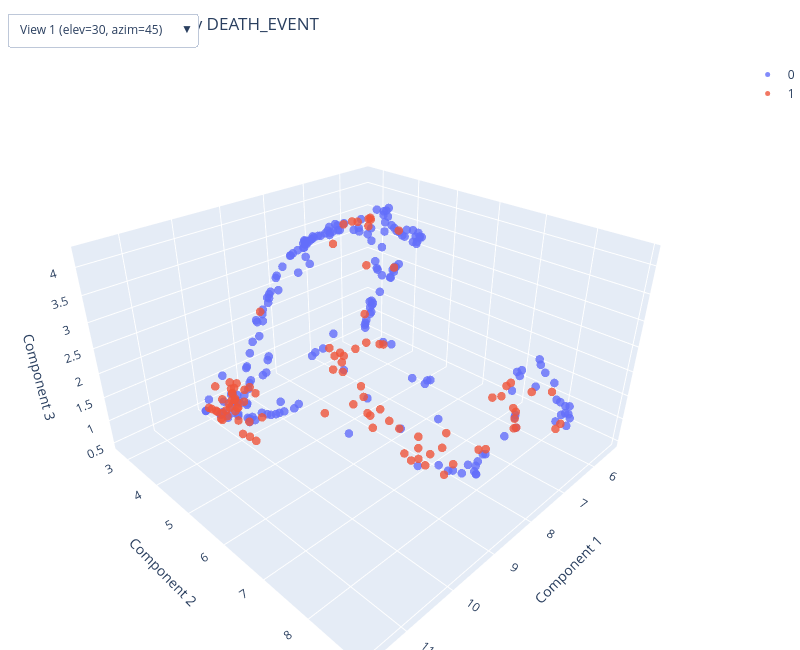

Notebook code cell kept with this figure:
### Code cell
plot_3d(X_umap, y, algorithm="UMAP", target_name=TARGET_COL)

### Figure 1 — Plotly figure (JSON) as saved in the notebook; plotly's stock layout.template omitted (floating-point values rounded to 4 significant figures; data arrays with more than 128 entries replaced by an {"elided": "..."} marker saying what was removed)
{"data": [{"hovertemplate": "<b>DEATH_EVENT</b>: 0<br>Component 1: %{x:.3f}<br>Component 2: %{y:.3f}<br>Component 3: %{z:.3f}<extra></extra>", "marker": {"color": "#636EFA", "line": {"width": 0}, "opacity": 0.8, "size": 5}, "mode": "markers", "name": "0", "type": "scatter3d", "x": {"elided": "203 float values"}, "y": {"elided": "203 float values"}, "z": {"elided": "203 float values"}}, {"hovertemplate": "<b>DEATH_EVENT</b>: 1<br>Component 1: %{x:.3f}<br>Component 2: %{y:.3f}<br>Component 3: %{z:.3f}<extra></extra>", "marker": {"color": "#EF553B", "line": {"width": 0}, "opacity": 0.8, "size": 5}, "mode": "markers", "name": "1", "type": "scatter3d", "x": [10.21, 8.483, 10.0, 8.21, 9.831, 11.13, 9.96, 9.748, 9.986, 11.44, 11.38, 9.522, 8.288, 8.477, 10.88, 10.79, 9.247, 9.859, 9.645, 10.2, 9.653, 10.47, 10.68, 10.86, 10.8, 11.62, 10.68, 10.96, 11.29, 9.359, 10.05, 11.38, 10.98, 10.65, 11.47, 10.16, 8.278, 10.65, 9.661, 8.495, 9.281, 8.773, 11.3, 8.969, 9.763, 8.321, 11.61, 10.71, 9.884, 10.97, 7.965, 10.03, 7.506, 9.743, 7.157, 9.983, 7.84, 9.996, 9.929, 10.18, 10.63, 10.03, 9.348, 10.07, 9.496, 10.1, 10.15, 11.03, 10.15, 10.91, 11.48, 9.645, 10.76, 10.13, 10.99, 11.42, 7.086, 6.871, 10.78, 10.23, 7.304, 7.615, 11.26, 7.227, 7.559, 6.919, 9.498, 6.895, 8.57, 6.93, 11.57, 7.804, 7.624, 7.061, 8.065, 7.42], "y": [7.274, 8.857, 7.219, 8.416, 6.683, 5.397, 7.935, 4.357, 3.941, 6.175, 6.065, 8.369, 8.74, 8.893, 4.813, 5.183, 6.932, 8.209, 6.161, 7.655, 8.262, 6.947, 5.476, 5.093, 4.72, 6.133, 5.578, 5.228, 5.421, 6.681, 4.056, 6.127, 4.854, 5.254, 6.511, 7.563, 8.684, 5.066, 3.74, 8.857, 6.883, 8.604, 6.182, 8.61, 8.121, 8.331, 6.419, 4.588, 6.542, 5.372, 8.329, 7.808, 8.512, 6.508, 8.835, 6.805, 8.323, 8.337, 8.407, 7.526, 5.361, 7.625, 8.292, 6.918, 8.561, 7.369, 8.206, 4.818, 3.828, 5.256, 6.182, 6.739, 5.206, 8.318, 5.474, 5.406, 8.869, 8.523, 5.04, 6.881, 4.683, 4.579, 5.399, 4.649, 4.664, 4.192, 8.416, 5.048, 2.92, 4.983, 6.297, 4.557, 4.947, 4.496, 4.558, 4.794], "z": [2.848, 2.356, 3.035, 2.586, 3.244, 2.278, 2.637, 0.9507, 1.08, 3.006, 2.904, 2.299, 2.498, 2.386, 1.71, 1.812, 3.304, 2.389, 3.094, 2.63, 2.199, 2.662, 1.504, 2.061, 1.602, 3.06, 2.471, 2.246, 2.347, 3.281, 1.16, 2.896, 1.936, 1.451, 2.794, 2.773, 2.533, 1.414, 1.231, 2.536, 3.306, 1.996, 2.894, 2.097, 2.491, 2.574, 2.997, 1.624, 3.207, 2.511, 2.62, 2.741, 2.385, 3.192, 1.655, 3.248, 2.619, 2.347, 2.237, 2.805, 2.463, 2.845, 2.427, 3.173, 2.1, 2.966, 2.452, 1.977, 0.9152, 2.509, 3.11, 3.31, 2.522, 2.385, 2.66, 2.471, 1.741, 2.099, 2.475, 3.262, 4.23, 4.231, 2.779, 4.221, 4.233, 2.01, 1.824, 3.997, 2.195, 3.266, 3.099, 4.219, 3.506, 4.11, 3.926, 4.15]}], "layout": {"height": 650, "legend": {"itemsizing": "trace"}, "margin": {"b": 0, "l": 0, "r": 0, "t": 60}, "scene": {"camera": {"eye": {"x": 1.347, "y": 1.347, "z": 1.1}}, "xaxis": {"title": {"text": "Component 1"}}, "yaxis": {"title": {"text": "Component 2"}}, "zaxis": {"title": {"text": "Component 3"}}}, "title": {"text": "3D UMAP colored by DEATH_EVENT"}, "updatemenus": [{"buttons": [{"args": [{"scene.camera": {"eye": {"x": 1.347, "y": 1.347, "z": 1.1}}}], "label": "View 1 (elev=30, azim=45)", "method": "relayout"}, {"args": [{"scene.camera": {"eye": {"x": -0.55, "y": 0.9526, "z": 1.905}}}], "label": "View 2 (elev=60, azim=120)", "method": "relayout"}, {"args": [{"scene.camera": {"eye": {"x": -2.2, "y": 2.694e-16, "z": 0}}}], "label": "View 3 (elev=0, azim=180)", "method": "relayout"}], "showactive": true, "type": "dropdown", "x": 0.01, "xanchor": "left", "y": 1.08, "yanchor": "top"}], "width": 800}}
